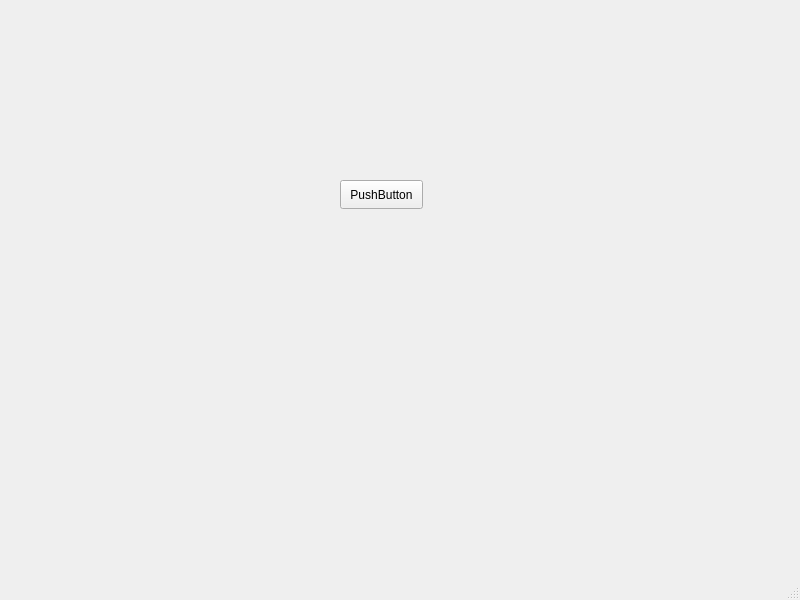
<?xml version="1.0" encoding="UTF-8"?>
<ui version="4.0">
 <class>MainWindow</class>
 <widget class="QMainWindow" name="MainWindow">
  <property name="geometry">
   <rect>
    <x>0</x>
    <y>0</y>
    <width>800</width>
    <height>600</height>
   </rect>
  </property>
  <property name="windowTitle">
   <string>MainWindow</string>
  </property>
  <widget class="QWidget" name="centralwidget">
   <widget class="QPushButton" name="pushButton">
    <property name="geometry">
     <rect>
      <x>340</x>
      <y>180</y>
      <width>83</width>
      <height>29</height>
     </rect>
    </property>
    <property name="text">
     <string>PushButton</string>
    </property>
   </widget>
  </widget>
  <widget class="QMenuBar" name="menubar">
   <property name="geometry">
    <rect>
     <x>0</x>
     <y>0</y>
     <width>800</width>
     <height>25</height>
    </rect>
   </property>
  </widget>
  <widget class="QStatusBar" name="statusbar"/>
 </widget>
 <resources/>
 <connections/>
</ui>
